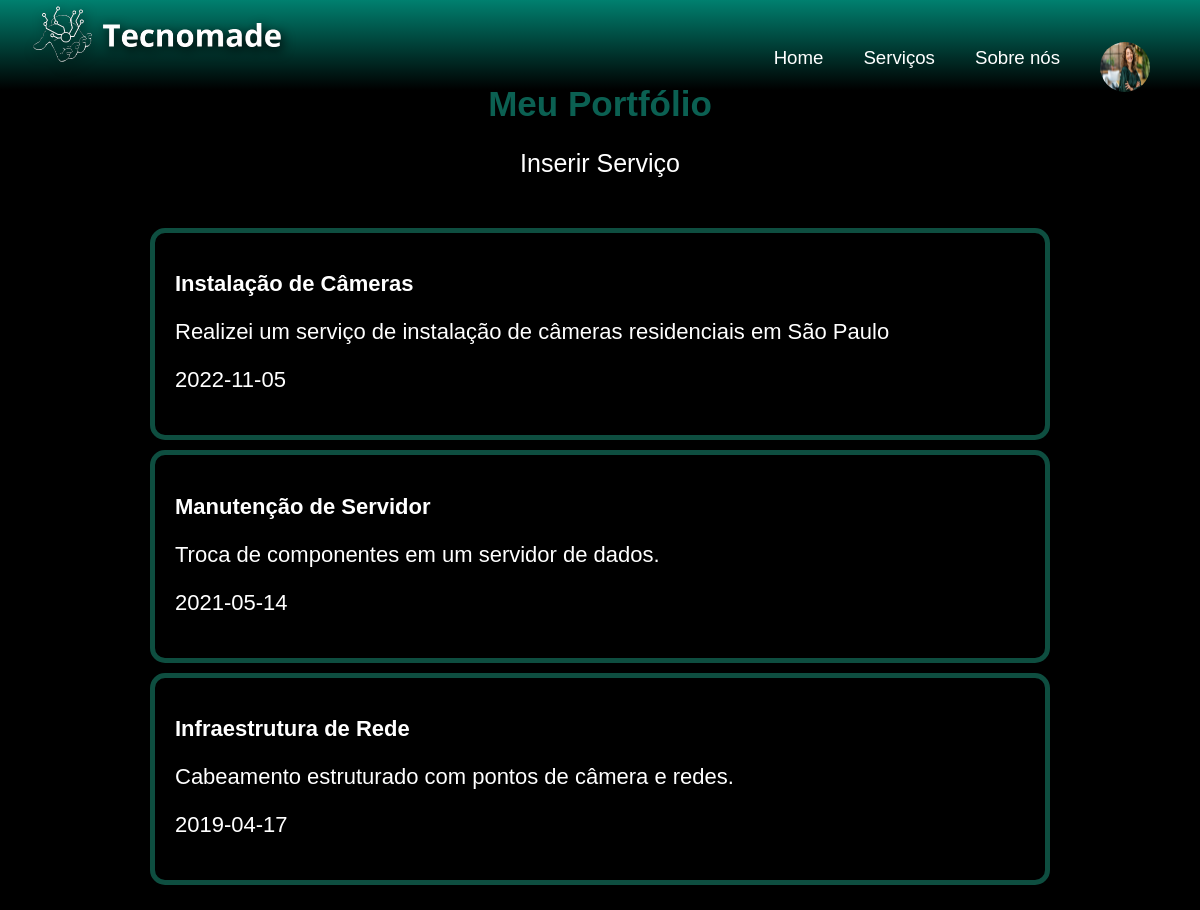
The app's page /portifolio.php (signed in) with its own data.
### tables this page shows
CREATE TABLE `prof` (
  `id_Pf` int(11) NOT NULL,
  `pfName` varchar(100) NOT NULL,
  `dtNasPf` date NOT NULL,
  `email` varchar(100) NOT NULL,
  `celPf` varchar(20) NOT NULL,
  `gender` char(1) NOT NULL,
  `hashPass` varchar(255) NOT NULL,
  `cnpj` varchar(20) NOT NULL,
  `imgName` varchar(255) NOT NULL,
  `categorias` varchar(20) DEFAULT NULL,
  `descPf` text NOT NULL,
  `avaliacao_media` float DEFAULT NULL
);

CREATE TABLE `portfolio` (
  `id_portifolio` int(11) NOT NULL,
  `title` varchar(255) NOT NULL,
  `description` text NOT NULL,
  `date` date NOT NULL,
  `image1` varchar(40) DEFAULT NULL,
  `image2` varchar(40) DEFAULT NULL,
  `image3` varchar(40) DEFAULT NULL,
  `image4` varchar(40) DEFAULT NULL,
  `image5` varchar(40) DEFAULT NULL,
  `image6` varchar(40) DEFAULT NULL,
  `image7` varchar(40) DEFAULT NULL,
  `image8` varchar(40) DEFAULT NULL,
  `image9` varchar(40) DEFAULT NULL,
  `image10` varchar(40) DEFAULT NULL,
  `id_Pf` int(11) DEFAULT NULL
);

### portifolio.php (the view, shortened to what this page needs)
<?php
include 'connect.php';
include_once('navPf.php');
$result = $conn->query("SELECT * FROM portfolio");
?>
<!DOCTYPE html>
<html lang="pt-BR">
<head>
    <link rel="stylesheet" href="./css/portifolio.css">
</head>
<body>
    <h1 id="titlePage">Meu Portfólio</h1>
   <p class="insert_service"> <a href="insert_portifolio.php" class="insert_service">Inserir Serviço</a></p>
    <div class="portfolio">
        <?php while($row = $result->fetch_assoc()): ?>
            <div class="project">
                <h2><?php echo htmlspecialchars($row['title']); ?></h2>
                <p><?php echo htmlspecialchars($row['description']); ?></p>
                <p><?php echo htmlspecialchars($row['date']); ?></p>
            </div>
        <?php endwhile; ?>
    </div>
</body>
</html>

### navPf.php (shortened to what this page needs)
<?php
include ("connect.php");
?>
<head>
  <link rel="stylesheet" href="./css/style_nav.css">
</head>
<div class="header cleafix">
  <div class="container_nav">
    <a class="backhome" href="index.php">
      <img src="./imgs/icon_logo_nav_bar.png" class="logo" />
    </a>
    <ul class="nav">
      <li><a href="homePf.php" class="nav-links linkHome">Home</a></li>
      <li><a href="paginaDeServicosParaPrestador.php" class="nav-links linkServices">Serviços</a></li>
      <li><a href="sobre.php" class="nav-links linkSobre">Sobre nós</a></li>
      <li class="nav-item dropdown_nav">
        <a class="nav-img">
          <?php
          $sql = "SELECT * FROM prof WHERE id_Pf = $_SESSION[id_Pf]";
          $result = $conn->query($sql);
          if ($result->num_rows > 0) {
            $row = $result->fetch_assoc();
            if (!empty($row['imgName'])) {
              $imgPf = "upload/" . $row['imgName'];
              echo "<img src='$imgPf' alt='Imagem do Profissional' class='imgPf'><br><br>";
            }
          }
          ?>
        </a>
      </li>
    </ul>
  </div>
</div>

### css/style_nav.css (style rules this page uses)
.header { height: 80px; width: 100%; padding: 0px 20px; box-sizing: border-box; position: absolute; display: flex; flex-wrap: wrap; background: linear-gradient(0deg, transparent, rgb(0, 128, 111)); height: 90px; font-family: "League Spartan", sans-serif; width: 100%; top: 0; left: 0; align-items: center; z-index: 9; transition: background-color 0.3s ease; }
.logo { display: block; width: auto !important; height: 80px; object-fit: cover; padding: 10px; filter: drop-shadow(2px 4px 6px black); float: left; margin-top: -20px; }
.nav { float: right; list-style: none !important; position: absolute; right: 30px; }
.nav li { float: left; }
.nav a { display: block; text-decoration: none !important; padding: 10px 20px; font-size: 14pt; }
.nav-links,.nav-link { color: #ffffff; text-decoration: none !important; }
.nav-links::after, .nav-link::after { display: block; margin: 0 auto; margin-top: 5px; width: 0; height: 2px; background-color: rgb(255, 255, 255); content: ""; opacity: 0; -webkit-transition: width 0.6s, opacity 0.8s; -moz-transition: width 0.6s, opacity 0.8s; transition: width 0.6s, opacity 0.8s; }

### css/portifolio.css (style rules this page uses)
* { box-sizing: border-box; font-size: 22px; }
body { font-family: Arial, sans-serif; margin: 0; padding: 0; background-color: black; margin-top: 7%; overflow: hidden; }
.portfolio { display: flex; flex-direction: column; align-items: center; padding: 20px; }
.project { color: #fff; background-color: #000000; border: 5px solid rgb(14, 78, 64); margin: 5px; padding: 20px; width: 900px; box-shadow: 0 0 10px rgba(0,0,0,0.1); transition: transform 0.3s ease; position: relative; border-radius: 15px; }
.insert_service { font-size: 25px; color: #fff; text-transform: capitalize; text-decoration: none; text-align: center; }
#titlePage { color:rgb(11, 96, 82); font-size: 35px !important; text-align: center; }

### navPf.php (style rules this page uses)
.nav-img img { width: 50px; height: 50px; border-radius: 50%; margin-top: -5px; }

### records on screen
prof: imgName (picture)
portfolio: title "Instalação de Câmeras", description "Realizei um serviço de instalação de câmeras residenciais em São Paulo", date "2022-11-05"
portfolio: title "Manutenção de Servidor", description "Troca de componentes em um servidor de dados.", date "2021-05-14"
portfolio: title "Infraestrutura de Rede", description "Cabeamento estruturado com pontos de câmera e redes.", date "2019-04-17"
